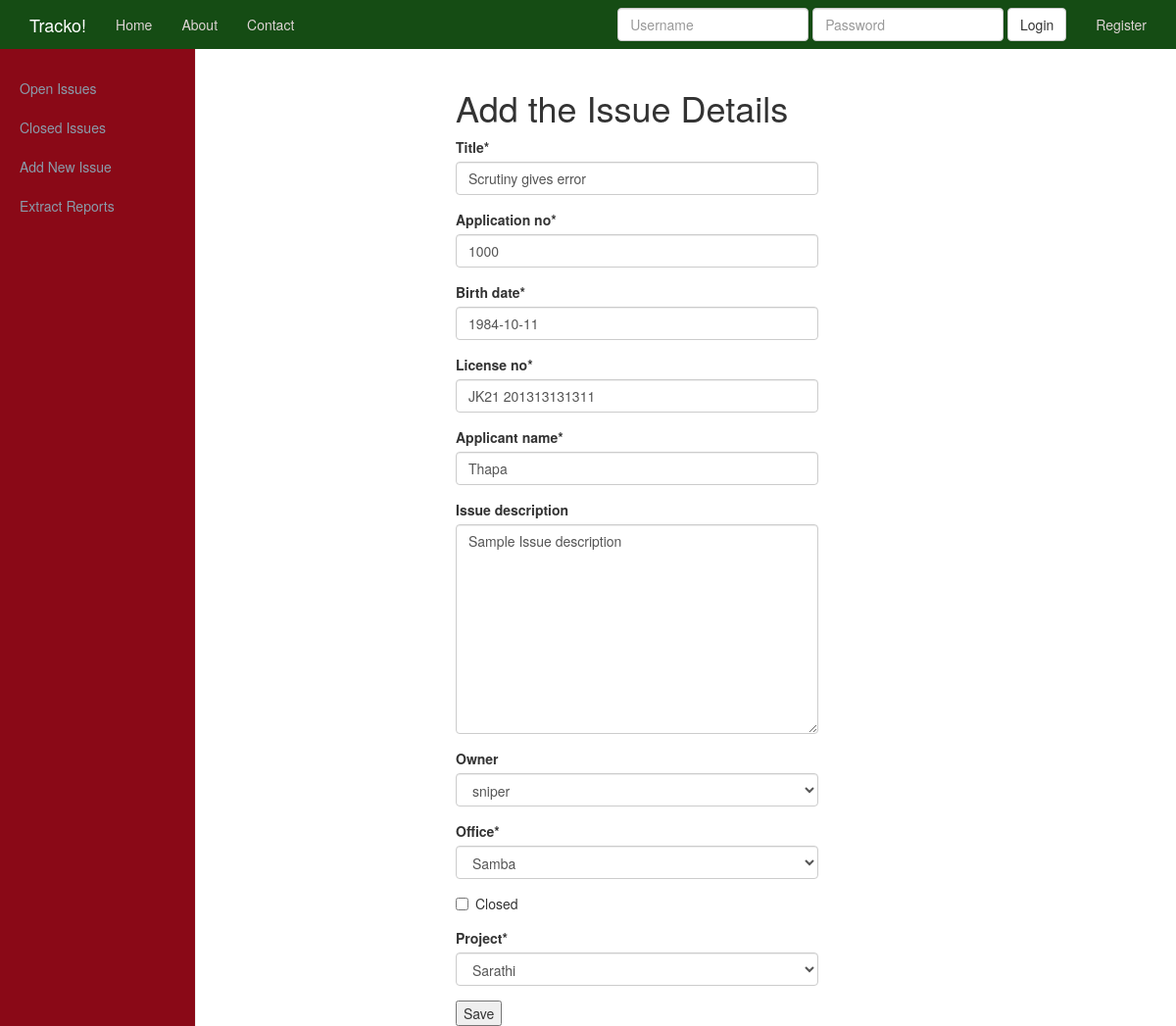
Page /issuetrack/issue/11/update/ on the committed database.
### issuetrack/models.py (models this page shows, shortened)
class Issue(models.Model):
	PROJECT_CHOICES = (
		('SAR','Sarathi'),
		('VAH','Vahan'),
		('OTH','Other'),
	)
	OFFICE_CHOICES = (
		('SAM','Samba'),
		('KAT','Kathua'),
		('REA','Reasi'),
		('JAM','Jammu'),
		('UDH','Udhampur'),
	)
	title = models.CharField(max_length = 50)
	application_no = models.CharField(max_length = 50,unique = True)
	birth_date = models.DateField()
	license_no = models.CharField(max_length = 50)
	applicant_name = models.CharField(max_length = 100)
	issue_description = models.TextField(blank=True,null=True)
	creator = models.ForeignKey(User,related_name = "create_issues",blank=True,null=True)
	owner = models.ForeignKey(User,related_name = "created",blank=True,null=True)
	office = models.CharField(max_length = 50,choices = OFFICE_CHOICES)
	closed = models.BooleanField(default = False)
	created = models.DateTimeField(auto_now_add = True)
	project = models.CharField(max_length=100,choices = PROJECT_CHOICES)
	tags = models.ManyToManyField('Tag',related_name="issues",blank=True)

### issuetrack/views.py (the view)
# urls.py: url(r'^issue/(?P<pk>[\d]+)/update/$',views.IssueUpdate.as_view(),name = 'issue_update'),
class IssueUpdate(LoginRequiredMixin,UpdateView):
	model = Issue
	form_class = IssueForm
	exclude = ['creator','tags','created']

### issuetrack/forms.py
class IssueForm(ModelForm):
    class Meta:
        model = Issue
        exclude = ('creator','created','tags')
        widgets = {
            'birth_date':forms.DateInput(attrs={'class':'datepicker'})
        }

### issuetrack/templates/issuetrack/issue_form.html (shortened to what this page needs)
{% extends 'issuetrack/base_tracko.html' %}
{% load crispy_forms_tags %}
{% block sidebar %} {{ block.super }} {% endblock %}
{% block main_col %}
<div class = 'row'>
	<div class = 'col-sm-8 col-sm-offset-3'>
	<br />
	<h1> Add the Issue Details </h1>
	<form action = "" method="post">{% csrf_token %}
		{{ form|crispy }}
		<input type = "Submit" value = "Save" />
	</form>
	</div>
</div>
{% endblock %}

### static_in_pro/our_static/css/navbar-static-top.css (style rules this page uses)
body { min-height: 1000px; }

### static_in_pro/our_static/css/dashboard.css (style rules this page uses)
body { padding-top: 50px; }

### rows in the picture
Issue: title "Scrutiny gives error", application_no "1000", birth_date "1984-10-11", license_no "JK21 201313131311", applicant_name "Thapa", issue_description "Sample Issue description", owner "sniper", office "Samba", project "Sarathi"
